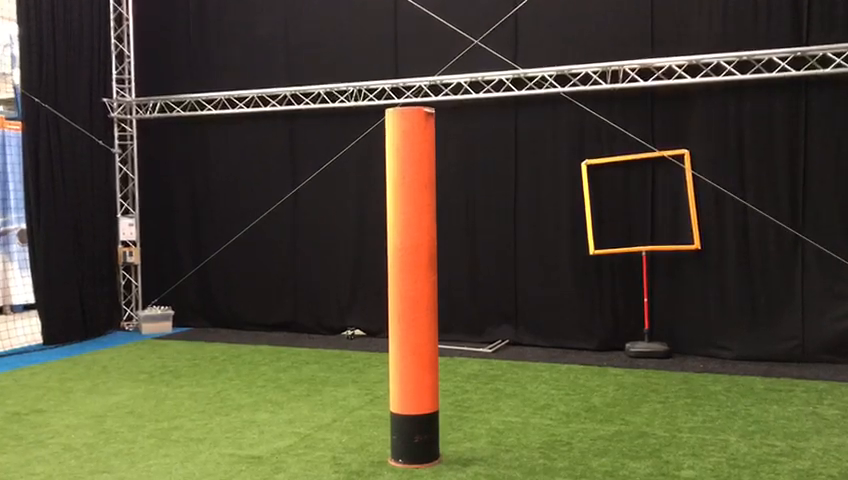
#> input picture frame 36 of testvideo.mp4, 848 x 480 px, given in place of testvideo_4.mp4, which was not available
$ python videotest.py   (older library calls are emulated)
#> lines starting #> are read from the running program, lines starting #| are printed output that depends on the picture; after the words box and inside, x2 and y2 are one past the last pixel; in counts of white or black regions, pixels touching at a corner belong together; pictures that were not available may be replaced by others from this repository, and a replacement may not be noted
#!/usr/bin/env python3
# -*- coding: utf-8 -*-
"""
Created on Thu Mar 14 21:47:27 2019

@author: erwinlodder
"""

import cv2
import numpy as np

cap = cv2.VideoCapture('testvideo_4.mp4')
fourcc = cv2.VideoWriter_fourcc(*'XVID')
out = cv2.VideoWriter('output_1.mpeg-4', fourcc, 30, (848,480))

while True:
    _, frame = cap.read()
#> frame is the input picture: shape (480, 848, 3); mean B, G, R 51.6, 73.4, 77.5
    fram = frame.astype('uint8')
    blurred_frame = cv2.GaussianBlur(frame, (5, 5), 0)
    hsv = cv2.cvtColor(blurred_frame, cv2.COLOR_BGR2HSV)
#> hsv: shape (480, 848, 3); mean H, S, V 55.2, 74.9, 83

    lower_blue = np.array([0, 100, 20])
    upper_blue = np.array([25, 255, 255])
    mask = cv2.inRange(hsv, lower_blue, upper_blue)
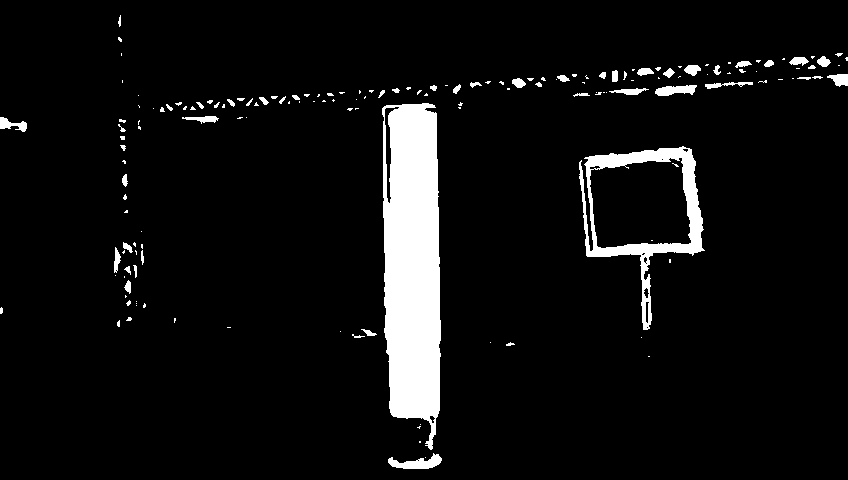
#> mask: shape (480, 848); 6.3% white; 162 white regions (111 under 20 px)

    _, contours, _ = cv2.findContours(mask, cv2.RETR_TREE, cv2.CHAIN_APPROX_NONE)
#> contours = 177 contours, 139 with area under 20; largest, box (x1, y1, x2, y2) and area: (382, 103, 441, 450) 16660, (579, 146, 705, 330) 11836, (589, 157, 692, 249) 7683, (384, 106, 400, 204) 464, (388, 453, 442, 469) 390


    for contour in contours:
        area = cv2.contourArea(contour)

        if area > 5000:
            cv2.drawContours(frame, contour, -1, (0, 255, 0), 3)
#> this loop made 177 passes
#> area on passes 2, 13, 25: 390, 36.5, 46.5
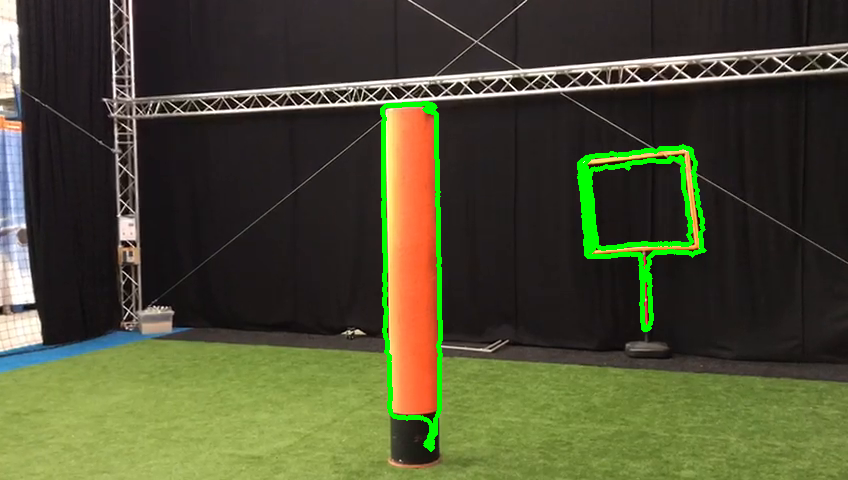
#> frame: shape (480, 848, 3); 2.21% of pixels changed, all inside (x1, y1, x2, y2) = (380, 101, 707, 452)

    out.write(frame)
    cv2.imshow("Frame", frame)
    cv2.imshow("Mask", mask)

    key = cv2.waitKey(1)
#> (key Esc is pressed here)
    if key == 27:
        break

cap.release()
out.release()
cv2.destroyAllWindows()

$ run again, starting later in the video
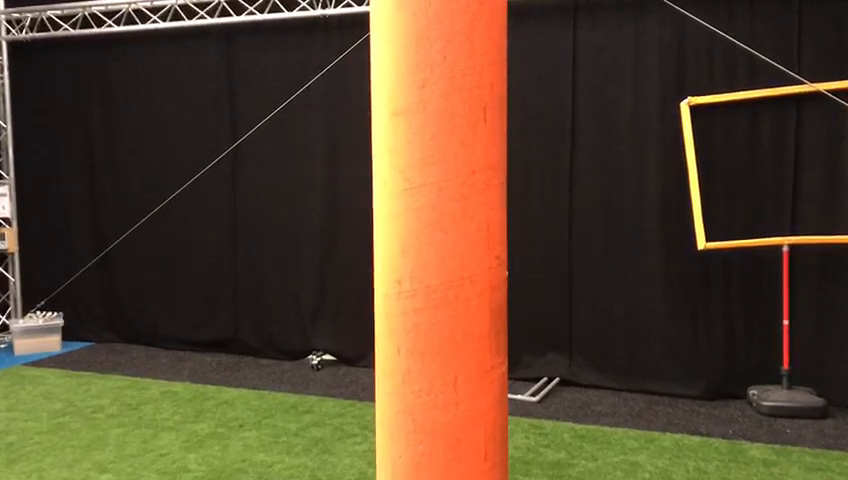
#> input picture frame 162 of testvideo.mp4, 848 x 480 px, given in place of testvideo_4.mp4, which was not available
#> frame is the input picture: shape (480, 848, 3); mean B, G, R 45.3, 68.6, 88.5
#> hsv: shape (480, 848, 3); mean H, S, V 17.8, 91.5, 91.3
#> `mask = cv2.inRange(hsv, lower_blue, upper_blue)`:
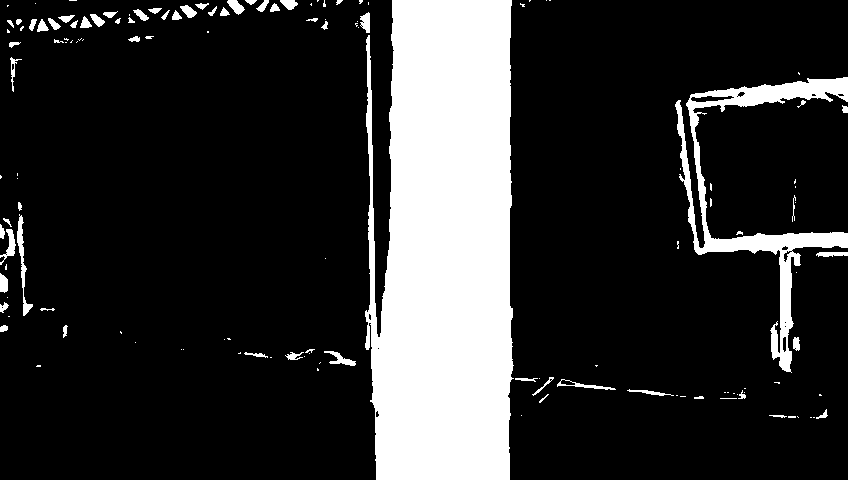
#> mask: shape (480, 848); 18.3% white; 138 white regions (74 under 20 px)
#> contours = 160 contours, 108 with area under 20; largest, box (x1, y1, x2, y2) and area: (365, 0, 514, 480) 61202, (675, 77, 848, 373) 7348, (17, 214, 33, 316) 310, (690, 95, 735, 103) 198, (0, 229, 16, 265) 164
#> the loop `for contour in contours:` made 160 passes
#> area on passes 7, 20, 23: 29, 65, 155.5
#> after the loop `for contour in contours:`:
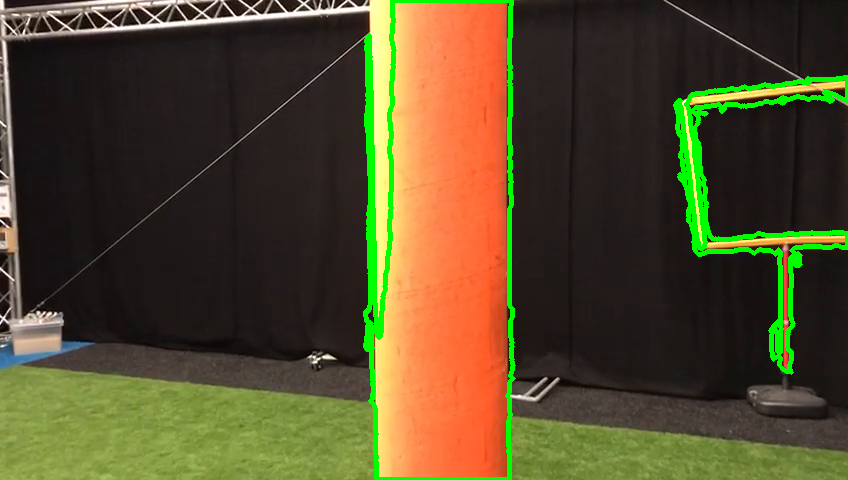
#> frame: shape (480, 848, 3); 3.93% of pixels changed, all inside (x1, y1, x2, y2) = (363, 0, 848, 480)

$ run again, starting later in the video
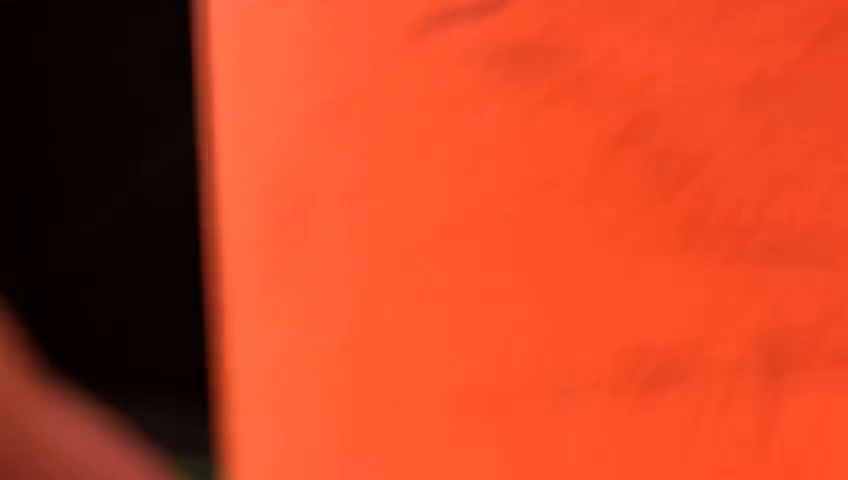
#> input picture frame 289 of testvideo.mp4, 848 x 480 px, given in place of testvideo_4.mp4, which was not available
#> frame is the input picture: shape (480, 848, 3); mean B, G, R 35.4, 66.7, 195.9
#> hsv: shape (480, 848, 3); mean H, S, V 5.7, 210.6, 195.9
#> `mask = cv2.inRange(hsv, lower_blue, upper_blue)`:
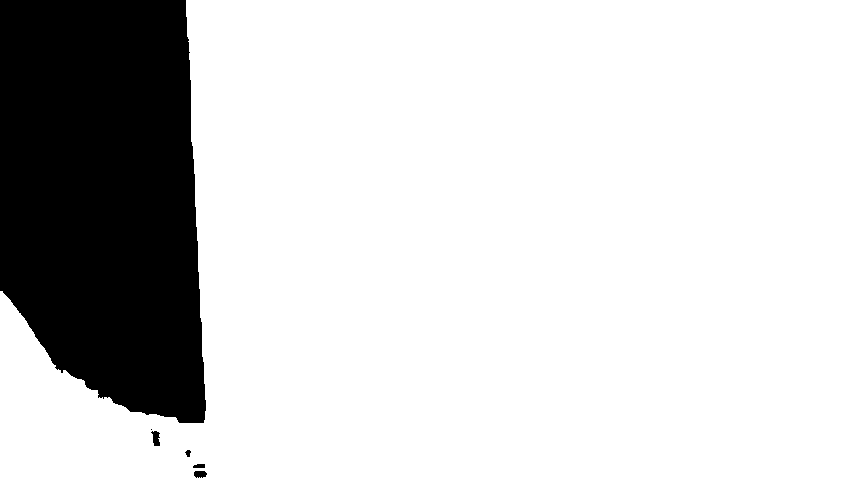
#> mask: shape (480, 848); 81.6% white; 6 black regions (1 under 20 px)
#> contours = 6 contours, 1 with area under 20; largest, box (x1, y1, x2, y2) and area: (0, 0, 848, 480) 331093, (150, 430, 161, 447) 114, (193, 470, 208, 479) 90, (192, 463, 206, 469) 57, (184, 449, 192, 458) 37
#> the loop `for contour in contours:` made 6 passes
#> area on passes 1 to 5: 331093, 90.5, 57, 37, 113.5
#> after the loop `for contour in contours:`:
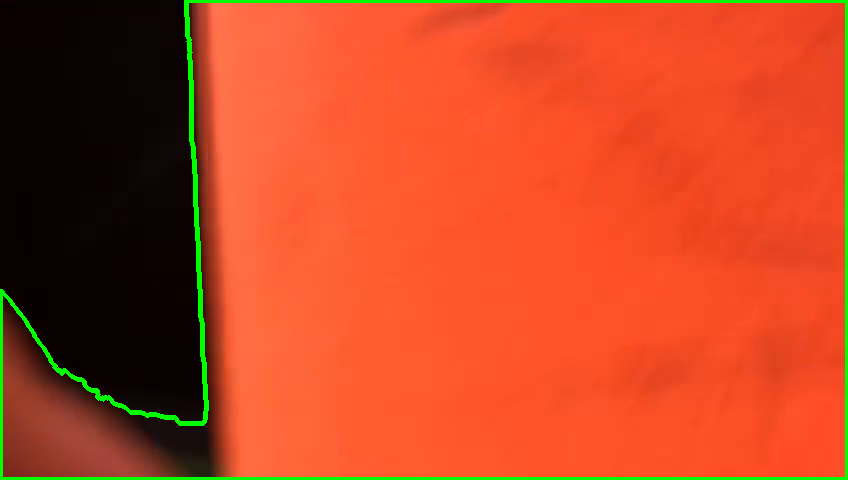
#> frame: shape (480, 848, 3); 2.41% of pixels changed, all inside (x1, y1, x2, y2) = (0, 0, 848, 480)
